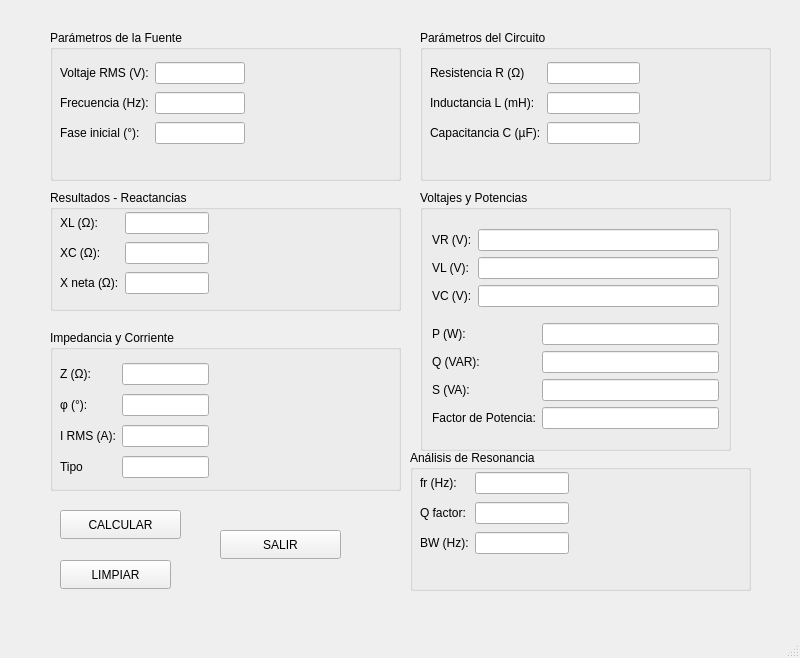
<?xml version="1.0" encoding="UTF-8"?>
<ui version="4.0">
 <class>MainWindow</class>
 <widget class="QMainWindow" name="MainWindow">
  <property name="geometry">
   <rect>
    <x>0</x>
    <y>0</y>
    <width>800</width>
    <height>658</height>
   </rect>
  </property>
  <property name="minimumSize">
   <size>
    <width>800</width>
    <height>600</height>
   </size>
  </property>
  <property name="maximumSize">
   <size>
    <width>1000</width>
    <height>800</height>
   </size>
  </property>
  <property name="windowTitle">
   <string>Análisis de Circuitos RLC Serie</string>
  </property>
  <widget class="QWidget" name="centralwidget">
   <widget class="QGroupBox" name="groupBox">
    <property name="geometry">
     <rect>
      <x>50</x>
      <y>30</y>
      <width>351</width>
      <height>151</height>
     </rect>
    </property>
    <property name="title">
     <string>Parámetros de la Fuente</string>
    </property>
    <widget class="QWidget" name="">
     <property name="geometry">
      <rect>
       <x>10</x>
       <y>30</y>
       <width>185</width>
       <height>88</height>
      </rect>
     </property>
     <layout class="QGridLayout" name="gridLayout">
      <item row="0" column="0">
       <widget class="QLabel" name="label">
        <property name="text">
         <string>Voltaje RMS (V):</string>
        </property>
       </widget>
      </item>
      <item row="0" column="1">
       <widget class="QLineEdit" name="lineEdit_Vrms"/>
      </item>
      <item row="1" column="0">
       <widget class="QLabel" name="label_2">
        <property name="text">
         <string>Frecuencia (Hz):</string>
        </property>
       </widget>
      </item>
      <item row="1" column="1">
       <widget class="QLineEdit" name="lineEdit_freq"/>
      </item>
      <item row="2" column="0">
       <widget class="QLabel" name="label_3">
        <property name="text">
         <string>Fase inicial (°):</string>
        </property>
       </widget>
      </item>
      <item row="2" column="1">
       <widget class="QLineEdit" name="lineEdit_fase"/>
      </item>
     </layout>
    </widget>
   </widget>
   <widget class="QGroupBox" name="groupBox_2">
    <property name="geometry">
     <rect>
      <x>420</x>
      <y>30</y>
      <width>351</width>
      <height>151</height>
     </rect>
    </property>
    <property name="title">
     <string>Parámetros del Circuito</string>
    </property>
    <widget class="QWidget" name="">
     <property name="geometry">
      <rect>
       <x>10</x>
       <y>30</y>
       <width>210</width>
       <height>88</height>
      </rect>
     </property>
     <layout class="QGridLayout" name="gridLayout_2">
      <item row="0" column="0">
       <widget class="QLabel" name="label_4">
        <property name="text">
         <string>Resistencia R (Ω)</string>
        </property>
       </widget>
      </item>
      <item row="0" column="1">
       <widget class="QLineEdit" name="lineEdit_R"/>
      </item>
      <item row="1" column="0">
       <widget class="QLabel" name="label_5">
        <property name="text">
         <string>Inductancia L (mH):</string>
        </property>
       </widget>
      </item>
      <item row="1" column="1">
       <widget class="QLineEdit" name="lineEdit_L"/>
      </item>
      <item row="2" column="0">
       <widget class="QLabel" name="label_6">
        <property name="text">
         <string>Capacitancia C (µF):</string>
        </property>
       </widget>
      </item>
      <item row="2" column="1">
       <widget class="QLineEdit" name="lineEdit_C"/>
      </item>
     </layout>
    </widget>
   </widget>
   <widget class="QGroupBox" name="groupBox_3">
    <property name="geometry">
     <rect>
      <x>50</x>
      <y>190</y>
      <width>351</width>
      <height>121</height>
     </rect>
    </property>
    <property name="title">
     <string>Resultados - Reactancias</string>
    </property>
    <widget class="QWidget" name="">
     <property name="geometry">
      <rect>
       <x>10</x>
       <y>20</y>
       <width>149</width>
       <height>88</height>
      </rect>
     </property>
     <layout class="QGridLayout" name="gridLayout_3">
      <item row="0" column="0">
       <widget class="QLabel" name="label_7">
        <property name="text">
         <string>XL (Ω):</string>
        </property>
       </widget>
      </item>
      <item row="0" column="1">
       <widget class="QLineEdit" name="lineEdit_XL"/>
      </item>
      <item row="1" column="0">
       <widget class="QLabel" name="label_8">
        <property name="text">
         <string>XC (Ω):</string>
        </property>
       </widget>
      </item>
      <item row="1" column="1">
       <widget class="QLineEdit" name="lineEdit_XC"/>
      </item>
      <item row="2" column="0">
       <widget class="QLabel" name="label_9">
        <property name="text">
         <string>X neta (Ω):</string>
        </property>
       </widget>
      </item>
      <item row="2" column="1">
       <widget class="QLineEdit" name="lineEdit_X"/>
      </item>
     </layout>
    </widget>
   </widget>
   <widget class="QGroupBox" name="groupBox_5">
    <property name="geometry">
     <rect>
      <x>50</x>
      <y>330</y>
      <width>351</width>
      <height>161</height>
     </rect>
    </property>
    <property name="title">
     <string>Impedancia y Corriente</string>
    </property>
    <widget class="QWidget" name="">
     <property name="geometry">
      <rect>
       <x>10</x>
       <y>30</y>
       <width>149</width>
       <height>121</height>
      </rect>
     </property>
     <layout class="QGridLayout" name="gridLayout_5">
      <item row="0" column="1">
       <widget class="QLineEdit" name="lineEdit_Z">
        <property name="text">
         <string/>
        </property>
       </widget>
      </item>
      <item row="2" column="1">
       <widget class="QLineEdit" name="lineEdit_I"/>
      </item>
      <item row="0" column="0">
       <widget class="QLabel" name="label_13">
        <property name="text">
         <string>Z (Ω):</string>
        </property>
       </widget>
      </item>
      <item row="1" column="1">
       <widget class="QLineEdit" name="lineEdit_phi"/>
      </item>
      <item row="3" column="1">
       <widget class="QLineEdit" name="lineEdit_tipo">
        <property name="text">
         <string/>
        </property>
       </widget>
      </item>
      <item row="3" column="0">
       <widget class="QLabel" name="label_16">
        <property name="text">
         <string>Tipo</string>
        </property>
       </widget>
      </item>
      <item row="2" column="0">
       <widget class="QLabel" name="label_15">
        <property name="text">
         <string>I RMS (A):</string>
        </property>
       </widget>
      </item>
      <item row="1" column="0">
       <widget class="QLabel" name="label_14">
        <property name="text">
         <string>φ (°):</string>
        </property>
       </widget>
      </item>
     </layout>
    </widget>
   </widget>
   <widget class="QGroupBox" name="groupBox_4">
    <property name="geometry">
     <rect>
      <x>420</x>
      <y>190</y>
      <width>311</width>
      <height>261</height>
     </rect>
    </property>
    <property name="title">
     <string>Voltajes y Potencias</string>
    </property>
    <layout class="QGridLayout" name="gridLayout_8">
     <item row="0" column="0">
      <layout class="QGridLayout" name="gridLayout_4">
       <item row="0" column="0">
        <widget class="QLabel" name="label_10">
         <property name="text">
          <string>VR (V):</string>
         </property>
        </widget>
       </item>
       <item row="0" column="1">
        <widget class="QLineEdit" name="lineEdit_VR"/>
       </item>
       <item row="1" column="0">
        <widget class="QLabel" name="label_11">
         <property name="text">
          <string>VL (V):</string>
         </property>
        </widget>
       </item>
       <item row="1" column="1">
        <widget class="QLineEdit" name="lineEdit_VL"/>
       </item>
       <item row="2" column="0">
        <widget class="QLabel" name="label_12">
         <property name="text">
          <string>VC (V):</string>
         </property>
        </widget>
       </item>
       <item row="2" column="1">
        <widget class="QLineEdit" name="lineEdit_VC"/>
       </item>
      </layout>
     </item>
     <item row="1" column="0">
      <layout class="QGridLayout" name="gridLayout_7">
       <item row="0" column="0">
        <widget class="QLabel" name="label_18">
         <property name="text">
          <string>P (W):</string>
         </property>
        </widget>
       </item>
       <item row="0" column="1">
        <widget class="QLineEdit" name="lineEdit_P">
         <property name="text">
          <string/>
         </property>
        </widget>
       </item>
       <item row="1" column="0">
        <widget class="QLabel" name="label_22">
         <property name="text">
          <string>Q (VAR):</string>
         </property>
        </widget>
       </item>
       <item row="1" column="1">
        <widget class="QLineEdit" name="lineEdit_Q"/>
       </item>
       <item row="2" column="0">
        <widget class="QLabel" name="label_17">
         <property name="text">
          <string>S (VA):</string>
         </property>
        </widget>
       </item>
       <item row="2" column="1">
        <widget class="QLineEdit" name="lineEdit_S"/>
       </item>
       <item row="3" column="0">
        <widget class="QLabel" name="label_23">
         <property name="text">
          <string>Factor de Potencia:</string>
         </property>
        </widget>
       </item>
       <item row="3" column="1">
        <widget class="QLineEdit" name="lineEdit_fp"/>
       </item>
      </layout>
     </item>
    </layout>
   </widget>
   <widget class="QGroupBox" name="groupBox_6">
    <property name="geometry">
     <rect>
      <x>410</x>
      <y>450</y>
      <width>341</width>
      <height>141</height>
     </rect>
    </property>
    <property name="title">
     <string>Análisis de Resonancia</string>
    </property>
    <widget class="QWidget" name="">
     <property name="geometry">
      <rect>
       <x>10</x>
       <y>20</y>
       <width>149</width>
       <height>88</height>
      </rect>
     </property>
     <layout class="QGridLayout" name="gridLayout_6">
      <item row="0" column="0">
       <widget class="QLabel" name="label_19">
        <property name="text">
         <string>fr (Hz):</string>
        </property>
       </widget>
      </item>
      <item row="0" column="1">
       <widget class="QLineEdit" name="lineEdit_fr"/>
      </item>
      <item row="1" column="0">
       <widget class="QLabel" name="label_20">
        <property name="text">
         <string>Q factor:</string>
        </property>
       </widget>
      </item>
      <item row="1" column="1">
       <widget class="QLineEdit" name="lineEdit_Qfactor"/>
      </item>
      <item row="2" column="0">
       <widget class="QLabel" name="label_21">
        <property name="text">
         <string>BW (Hz):</string>
        </property>
       </widget>
      </item>
      <item row="2" column="1">
       <widget class="QLineEdit" name="lineEdit_BW"/>
      </item>
     </layout>
    </widget>
   </widget>
   <widget class="QPushButton" name="pushButton_calcular">
    <property name="geometry">
     <rect>
      <x>60</x>
      <y>510</y>
      <width>121</width>
      <height>29</height>
     </rect>
    </property>
    <property name="text">
     <string>CALCULAR</string>
    </property>
   </widget>
   <widget class="QPushButton" name="pushButton_limpiar">
    <property name="geometry">
     <rect>
      <x>60</x>
      <y>560</y>
      <width>111</width>
      <height>29</height>
     </rect>
    </property>
    <property name="text">
     <string>LIMPIAR</string>
    </property>
   </widget>
   <widget class="QPushButton" name="pushButton_salir">
    <property name="geometry">
     <rect>
      <x>220</x>
      <y>530</y>
      <width>121</width>
      <height>29</height>
     </rect>
    </property>
    <property name="text">
     <string>SALIR</string>
    </property>
   </widget>
  </widget>
  <widget class="QMenuBar" name="menubar">
   <property name="geometry">
    <rect>
     <x>0</x>
     <y>0</y>
     <width>800</width>
     <height>21</height>
    </rect>
   </property>
  </widget>
  <widget class="QStatusBar" name="statusbar"/>
 </widget>
 <resources/>
 <connections/>
</ui>
